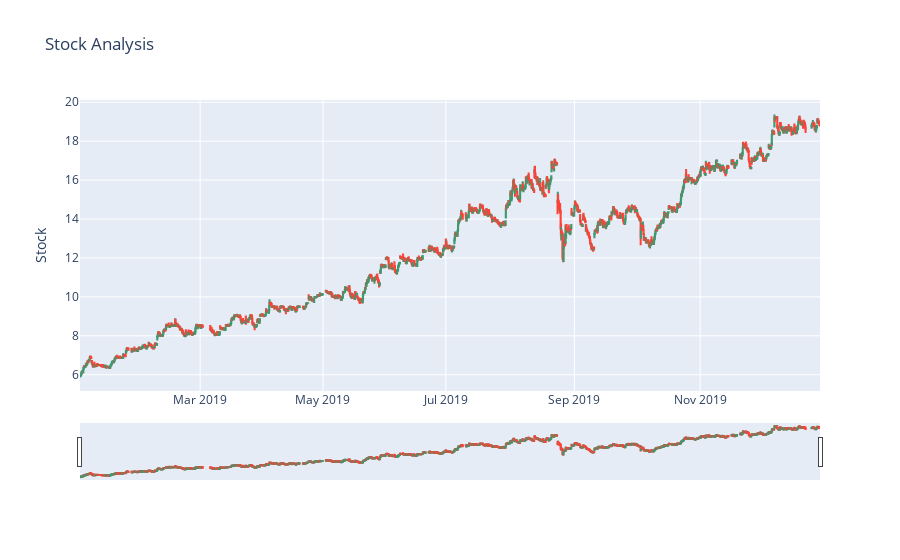

Write notebook code for a chart like this one.
### Markdown cell above
## Gráficos:

### Code cell
#-----------------------------------------------------------
#Transformando os dados em candlestick para melhorar a vizualização
#Fonte: https://python.plainenglish.io/a-simple-guide-to-plotly-for-plotting-financial-chart-54986c996682
#-----------------------------------------------------------

'''TENTAR COM UMA BASE MENOR '''
''' Talvez tenha ficado dessa maneira por ter muitos dados'''
import plotly.graph_objects as go
fig = go.Figure(go.Candlestick(x=df.index,
  open=df['open'],
  high=df['high'],
  low=df['low'],
  close=df['close']))


fig.update_xaxes(
        rangeslider_visible=True,
        rangebreaks=[
            # NOTE: Below values are bound (not single values), ie. hide x to y
            dict(bounds=["sat", "mon"]),  # hide weekends, eg. hide sat to before mon
            dict(bounds=[15.5, 10], pattern="hour"),  # hide hours outside of 9.30am-4pm
            # dict(values=["2019-12-25", "2020-12-24"])  # hide holidays (Christmas and New Year's, etc)
        ]
)

fig.update_layout(
        title='Stock Analysis',
        yaxis_title='Stock'
)

fig.show()

#https://stackoverflow.com/questions/63780293/python-plotly-how-to-remove-datetime-gaps-in-candle-stick-chart
#https://plotly.com/python/ohlc-charts/

### Figure 1 — Plotly figure (JSON) as saved in the notebook; plotly's stock layout.template omitted (floating-point values rounded to 4 significant figures; data arrays with more than 128 entries replaced by an {"elided": "..."} marker saying what was removed)
{"data": [{"close": {"elided": "3917 float values"}, "high": {"elided": "3917 float values"}, "low": {"elided": "3917 float values"}, "open": {"elided": "3917 float values"}, "type": "candlestick", "x": {"elided": "3917 str values"}}], "layout": {"autosize": true, "title": {"text": "Stock Analysis"}, "xaxis": {"autorange": true, "range": ["2019-01-02 09:45", "2019-12-30 15:15"], "rangebreaks": [{"bounds": ["sat", "mon"]}, {"bounds": [15.5, 10], "pattern": "hour"}], "rangeslider": {"autorange": true, "range": ["2019-01-02 09:45", "2019-12-30 15:15"], "visible": true, "yaxis": {"_template": null, "rangemode": "match"}}, "type": "date"}, "yaxis": {"autorange": true, "range": [5.165, 20.11], "title": {"text": "Stock"}}}}
